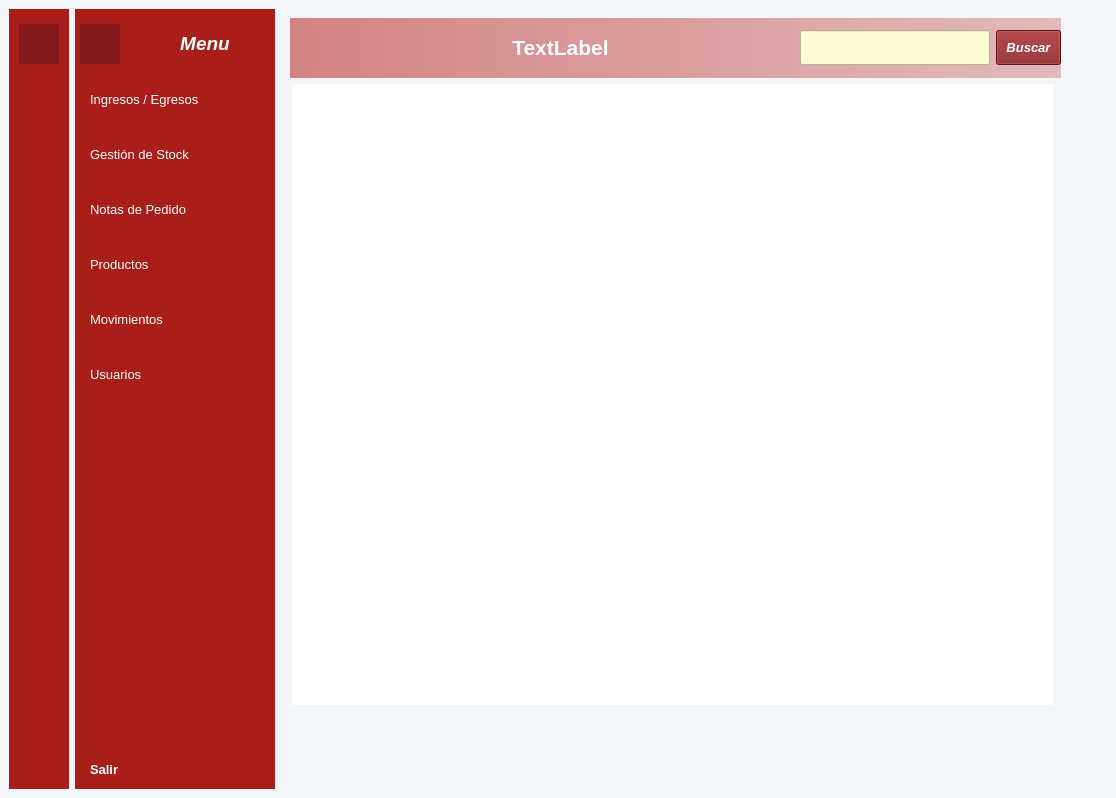
<?xml version="1.0" encoding="UTF-8"?>
<ui version="4.0">
 <class>MainWindow</class>
 <widget class="QMainWindow" name="MainWindow">
  <property name="geometry">
   <rect>
    <x>0</x>
    <y>0</y>
    <width>1116</width>
    <height>798</height>
   </rect>
  </property>
  <property name="windowTitle">
   <string>MainWindow</string>
  </property>
  <property name="styleSheet">
   <string notr="true">background-color: rgb(245, 250, 254);
background-color: rgb(244, 247, 249);</string>
  </property>
  <widget class="QWidget" name="centralwidget">
   <layout class="QGridLayout" name="gridLayout">
    <item row="0" column="1">
     <widget class="QWidget" name="icon_name_widget" native="true">
      <property name="maximumSize">
       <size>
        <width>200</width>
        <height>16777215</height>
       </size>
      </property>
      <property name="styleSheet">
       <string notr="true">QWidget{
	background-color: rgb(170, 30, 25);
	color: rgb(255, 255, 255);
}

QPushButton{
	text-align: left;
	border: none;
	padding-left: 10px;
	height: 30px
}
QPushButton:checked{
	background-color: rgb(255, 255, 255);
	color: rgb(211, 0, 0);
	font-size: 16px;
	font-weight: bold;
	border-top-left-radius: 10px;
	border-bottom-left-radius: 10px;
}
</string>
      </property>
      <layout class="QVBoxLayout" name="verticalLayout_4">
       <property name="spacing">
        <number>15</number>
       </property>
       <property name="leftMargin">
        <number>5</number>
       </property>
       <property name="topMargin">
        <number>15</number>
       </property>
       <property name="rightMargin">
        <number>0</number>
       </property>
       <property name="bottomMargin">
        <number>0</number>
       </property>
       <item>
        <layout class="QHBoxLayout" name="horizontalLayout_2">
         <item>
          <widget class="QLabel" name="label_2">
           <property name="minimumSize">
            <size>
             <width>40</width>
             <height>40</height>
            </size>
           </property>
           <property name="maximumSize">
            <size>
             <width>40</width>
             <height>40</height>
            </size>
           </property>
           <property name="styleSheet">
            <string notr="true">background-color: rgb(131, 25, 27);</string>
           </property>
           <property name="text">
            <string/>
           </property>
           <property name="pixmap">
            <pixmap resource="../../../img/resources.qrc">:/Users/modules/views/gestion_usuarios/images/user_1.png</pixmap>
           </property>
           <property name="scaledContents">
            <bool>true</bool>
           </property>
          </widget>
         </item>
         <item>
          <widget class="QLabel" name="label_3">
           <property name="font">
            <font>
             <pointsize>14</pointsize>
             <italic>true</italic>
             <bold>true</bold>
            </font>
           </property>
           <property name="styleSheet">
            <string notr="true"/>
           </property>
           <property name="text">
            <string>&lt;html&gt;&lt;head/&gt;&lt;body&gt;&lt;p align=&quot;center&quot;&gt;Menu&lt;/p&gt;&lt;/body&gt;&lt;/html&gt;</string>
           </property>
          </widget>
         </item>
        </layout>
       </item>
       <item>
        <layout class="QVBoxLayout" name="verticalLayout_2">
         <item>
          <widget class="QPushButton" name="ingresos_egresos_button">
           <property name="minimumSize">
            <size>
             <width>0</width>
             <height>40</height>
            </size>
           </property>
           <property name="maximumSize">
            <size>
             <width>16777215</width>
             <height>40</height>
            </size>
           </property>
           <property name="font">
            <font>
             <pointsize>10</pointsize>
             <bold>false</bold>
            </font>
           </property>
           <property name="cursor">
            <cursorShape>PointingHandCursor</cursorShape>
           </property>
           <property name="whatsThis">
            <string>&lt;html&gt;&lt;head/&gt;&lt;body&gt;&lt;p&gt;&lt;br/&gt;&lt;/p&gt;&lt;/body&gt;&lt;/html&gt;</string>
           </property>
           <property name="text">
            <string>Ingresos / Egresos</string>
           </property>
           <property name="icon">
            <iconset resource="../../../img/resources.qrc">
             <normaloff>:/Sidebar/modules/views/main_window/images/icono_ingresos.png</normaloff>:/Sidebar/modules/views/main_window/images/icono_ingresos.png</iconset>
           </property>
           <property name="iconSize">
            <size>
             <width>25</width>
             <height>25</height>
            </size>
           </property>
           <property name="checkable">
            <bool>true</bool>
           </property>
           <property name="autoExclusive">
            <bool>true</bool>
           </property>
          </widget>
         </item>
         <item>
          <widget class="QPushButton" name="gestion_stock_button">
           <property name="minimumSize">
            <size>
             <width>0</width>
             <height>40</height>
            </size>
           </property>
           <property name="maximumSize">
            <size>
             <width>16777215</width>
             <height>40</height>
            </size>
           </property>
           <property name="font">
            <font>
             <pointsize>10</pointsize>
             <bold>false</bold>
            </font>
           </property>
           <property name="cursor">
            <cursorShape>PointingHandCursor</cursorShape>
           </property>
           <property name="text">
            <string>Gestión de Stock</string>
           </property>
           <property name="icon">
            <iconset resource="../../../img/resources.qrc">
             <normaloff>:/Sidebar/modules/views/main_window/images/icono_gestion.png</normaloff>:/Sidebar/modules/views/main_window/images/icono_gestion.png</iconset>
           </property>
           <property name="iconSize">
            <size>
             <width>25</width>
             <height>25</height>
            </size>
           </property>
           <property name="checkable">
            <bool>true</bool>
           </property>
           <property name="autoExclusive">
            <bool>true</bool>
           </property>
          </widget>
         </item>
         <item>
          <widget class="QPushButton" name="notas_pedido_button">
           <property name="minimumSize">
            <size>
             <width>0</width>
             <height>40</height>
            </size>
           </property>
           <property name="maximumSize">
            <size>
             <width>16777215</width>
             <height>40</height>
            </size>
           </property>
           <property name="font">
            <font>
             <pointsize>10</pointsize>
             <bold>false</bold>
            </font>
           </property>
           <property name="cursor">
            <cursorShape>PointingHandCursor</cursorShape>
           </property>
           <property name="text">
            <string>Notas de Pedido</string>
           </property>
           <property name="icon">
            <iconset resource="../../../img/resources.qrc">
             <normaloff>:/Sidebar/modules/views/main_window/images/icono_nota_pedido.png</normaloff>:/Sidebar/modules/views/main_window/images/icono_nota_pedido.png</iconset>
           </property>
           <property name="iconSize">
            <size>
             <width>25</width>
             <height>25</height>
            </size>
           </property>
           <property name="checkable">
            <bool>true</bool>
           </property>
           <property name="autoExclusive">
            <bool>true</bool>
           </property>
          </widget>
         </item>
         <item>
          <widget class="QPushButton" name="productos_button">
           <property name="minimumSize">
            <size>
             <width>0</width>
             <height>40</height>
            </size>
           </property>
           <property name="maximumSize">
            <size>
             <width>16777215</width>
             <height>40</height>
            </size>
           </property>
           <property name="font">
            <font>
             <pointsize>10</pointsize>
             <bold>false</bold>
            </font>
           </property>
           <property name="cursor">
            <cursorShape>PointingHandCursor</cursorShape>
           </property>
           <property name="text">
            <string>Productos</string>
           </property>
           <property name="icon">
            <iconset resource="../../../img/resources.qrc">
             <normaloff>:/Sidebar/modules/views/main_window/images/icono_admin.png</normaloff>:/Sidebar/modules/views/main_window/images/icono_admin.png</iconset>
           </property>
           <property name="iconSize">
            <size>
             <width>25</width>
             <height>25</height>
            </size>
           </property>
           <property name="checkable">
            <bool>true</bool>
           </property>
           <property name="autoExclusive">
            <bool>true</bool>
           </property>
          </widget>
         </item>
         <item>
          <widget class="QPushButton" name="movimientos_button">
           <property name="minimumSize">
            <size>
             <width>0</width>
             <height>40</height>
            </size>
           </property>
           <property name="maximumSize">
            <size>
             <width>16777215</width>
             <height>40</height>
            </size>
           </property>
           <property name="font">
            <font>
             <pointsize>10</pointsize>
             <bold>false</bold>
            </font>
           </property>
           <property name="cursor">
            <cursorShape>PointingHandCursor</cursorShape>
           </property>
           <property name="text">
            <string>Movimientos</string>
           </property>
           <property name="icon">
            <iconset resource="../../../img/resources.qrc">
             <normaloff>:/Sidebar/modules/views/main_window/images/icono_registros.png</normaloff>:/Sidebar/modules/views/main_window/images/icono_registros.png</iconset>
           </property>
           <property name="iconSize">
            <size>
             <width>25</width>
             <height>25</height>
            </size>
           </property>
           <property name="checkable">
            <bool>true</bool>
           </property>
           <property name="autoExclusive">
            <bool>true</bool>
           </property>
          </widget>
         </item>
         <item>
          <widget class="QPushButton" name="usuarios_button">
           <property name="minimumSize">
            <size>
             <width>0</width>
             <height>40</height>
            </size>
           </property>
           <property name="maximumSize">
            <size>
             <width>16777215</width>
             <height>40</height>
            </size>
           </property>
           <property name="font">
            <font>
             <pointsize>10</pointsize>
             <bold>false</bold>
            </font>
           </property>
           <property name="cursor">
            <cursorShape>PointingHandCursor</cursorShape>
           </property>
           <property name="text">
            <string>Usuarios</string>
           </property>
           <property name="icon">
            <iconset resource="../../../img/resources.qrc">
             <normaloff>:/Sidebar/modules/views/main_window/images/icono_usuarios.png</normaloff>:/Sidebar/modules/views/main_window/images/icono_usuarios.png</iconset>
           </property>
           <property name="iconSize">
            <size>
             <width>25</width>
             <height>25</height>
            </size>
           </property>
           <property name="checkable">
            <bool>true</bool>
           </property>
           <property name="autoExclusive">
            <bool>true</bool>
           </property>
          </widget>
         </item>
        </layout>
       </item>
       <item>
        <spacer name="verticalSpacer_2">
         <property name="orientation">
          <enum>Qt::Vertical</enum>
         </property>
         <property name="sizeHint" stdset="0">
          <size>
           <width>20</width>
           <height>358</height>
          </size>
         </property>
        </spacer>
       </item>
       <item>
        <widget class="QPushButton" name="salir_button">
         <property name="minimumSize">
          <size>
           <width>0</width>
           <height>40</height>
          </size>
         </property>
         <property name="maximumSize">
          <size>
           <width>16777215</width>
           <height>40</height>
          </size>
         </property>
         <property name="font">
          <font>
           <pointsize>10</pointsize>
           <bold>true</bold>
          </font>
         </property>
         <property name="cursor">
          <cursorShape>PointingHandCursor</cursorShape>
         </property>
         <property name="text">
          <string>Salir</string>
         </property>
         <property name="icon">
          <iconset resource="../../../img/resources.qrc">
           <normaloff>:/Sidebar/modules/views/main_window/images/cerrar.png</normaloff>:/Sidebar/modules/views/main_window/images/cerrar.png</iconset>
         </property>
         <property name="iconSize">
          <size>
           <width>25</width>
           <height>25</height>
          </size>
         </property>
         <property name="checkable">
          <bool>true</bool>
         </property>
         <property name="autoExclusive">
          <bool>true</bool>
         </property>
        </widget>
       </item>
      </layout>
     </widget>
    </item>
    <item row="0" column="2">
     <widget class="QWidget" name="main_menu_widget" native="true">
      <property name="styleSheet">
       <string notr="true">background-color: rgb(244, 247, 249);</string>
      </property>
      <widget class="QWidget" name="navbar_widget" native="true">
       <property name="geometry">
        <rect>
         <x>9</x>
         <y>9</y>
         <width>771</width>
         <height>60</height>
        </rect>
       </property>
       <property name="styleSheet">
        <string notr="true">QWidget{
	
	background-color: qlineargradient(spread:pad, x1:0, y1:0, x2:1, y2:0, stop:0  rgb(212, 131, 131), stop:1 rgb(225, 186, 187));
	color: rgb(255, 255, 255);
}</string>
       </property>
       <layout class="QHBoxLayout" name="horizontalLayout_3">
        <item>
         <layout class="QHBoxLayout" name="horizontalLayout">
          <item>
           <widget class="QPushButton" name="menu_button">
            <property name="minimumSize">
             <size>
              <width>0</width>
              <height>30</height>
             </size>
            </property>
            <property name="maximumSize">
             <size>
              <width>30</width>
              <height>30</height>
             </size>
            </property>
            <property name="cursor">
             <cursorShape>PointingHandCursor</cursorShape>
            </property>
            <property name="styleSheet">
             <string notr="true">color: rgb(117, 25, 25);
background-color: rgb(212, 131, 131);
border: none;</string>
            </property>
            <property name="text">
             <string/>
            </property>
            <property name="icon">
             <iconset resource="../../../img/resources.qrc">
              <normaloff>:/Sidebar/modules/views/main_window/images/menu.png</normaloff>:/Sidebar/modules/views/main_window/images/menu.png</iconset>
            </property>
            <property name="iconSize">
             <size>
              <width>30</width>
              <height>30</height>
             </size>
            </property>
            <property name="checkable">
             <bool>true</bool>
            </property>
           </widget>
          </item>
          <item>
           <spacer name="horizontalSpacer_3">
            <property name="orientation">
             <enum>Qt::Horizontal</enum>
            </property>
            <property name="sizeHint" stdset="0">
             <size>
              <width>44</width>
              <height>20</height>
             </size>
            </property>
           </spacer>
          </item>
          <item>
           <widget class="QLabel" name="header_title">
            <property name="styleSheet">
             <string notr="true">background-color: none;</string>
            </property>
            <property name="text">
             <string>&lt;html&gt;&lt;head/&gt;&lt;body&gt;&lt;p align=&quot;center&quot;&gt;&lt;span style=&quot; font-size:16pt; font-weight:700; color:#ffffff;&quot;&gt;TextLabel&lt;/span&gt;&lt;/p&gt;&lt;/body&gt;&lt;/html&gt;</string>
            </property>
           </widget>
          </item>
          <item>
           <spacer name="horizontalSpacer_4">
            <property name="orientation">
             <enum>Qt::Horizontal</enum>
            </property>
            <property name="sizeHint" stdset="0">
             <size>
              <width>44</width>
              <height>20</height>
             </size>
            </property>
           </spacer>
          </item>
          <item>
           <widget class="QLineEdit" name="search_input">
            <property name="minimumSize">
             <size>
              <width>190</width>
              <height>35</height>
             </size>
            </property>
            <property name="maximumSize">
             <size>
              <width>190</width>
              <height>35</height>
             </size>
            </property>
            <property name="styleSheet">
             <string notr="true">background-color: rgb(255, 251, 212);</string>
            </property>
           </widget>
          </item>
          <item>
           <widget class="QPushButton" name="search_button">
            <property name="minimumSize">
             <size>
              <width>65</width>
              <height>35</height>
             </size>
            </property>
            <property name="maximumSize">
             <size>
              <width>65</width>
              <height>35</height>
             </size>
            </property>
            <property name="font">
             <font>
              <family>Segoe UI</family>
              <pointsize>10</pointsize>
              <italic>true</italic>
              <bold>true</bold>
             </font>
            </property>
            <property name="cursor">
             <cursorShape>PointingHandCursor</cursorShape>
            </property>
            <property name="styleSheet">
             <string notr="true">background-color: rgb(131, 25, 27);
font: 700 italic 10pt &quot;Segoe UI&quot;;</string>
            </property>
            <property name="text">
             <string>Buscar</string>
            </property>
           </widget>
          </item>
         </layout>
        </item>
       </layout>
      </widget>
      <widget class="QStackedWidget" name="main_widget">
       <property name="geometry">
        <rect>
         <x>11</x>
         <y>75</y>
         <width>761</width>
         <height>621</height>
        </rect>
       </property>
       <property name="styleSheet">
        <string notr="true">background-color: rgb(255, 255, 255);</string>
       </property>
       <widget class="QWidget" name="main_widgetPage1_2"/>
      </widget>
      <widget class="QWidget" name="bottombar_widget" native="true">
       <property name="geometry">
        <rect>
         <x>9</x>
         <y>707</y>
         <width>761</width>
         <height>71</height>
        </rect>
       </property>
       <property name="styleSheet">
        <string notr="true">QWidget{
	background-color: qlineargradient(spread:pad, x1:0, y1:0, x2:1, y2:0, stop:0  rgb(212, 131, 131), stop:1 rgb(225, 186, 187));
	
	color: rgb(255, 255, 255);
}

border-radius: 5px;</string>
       </property>
       <layout class="QHBoxLayout" name="horizontalLayout_6">
        <item>
         <layout class="QHBoxLayout" name="horizontalLayout_5"/>
        </item>
       </layout>
      </widget>
     </widget>
    </item>
    <item row="0" column="0">
     <widget class="QWidget" name="icon_only_widget" native="true">
      <property name="maximumSize">
       <size>
        <width>60</width>
        <height>16777215</height>
       </size>
      </property>
      <property name="styleSheet">
       <string notr="true">QWidget{
	background-color: rgb(170, 30, 25);
	
	color: rgb(255, 255, 255);
}
QPushButton{
 border: none;
}
QPushButton:checked{
	background-color: rgb(255, 255, 255);
	color: rgb(211, 0, 0);
	font-size: 16px;
	border-radius: 10px;
}
</string>
      </property>
      <layout class="QVBoxLayout" name="verticalLayout_3">
       <property name="spacing">
        <number>15</number>
       </property>
       <property name="leftMargin">
        <number>0</number>
       </property>
       <property name="topMargin">
        <number>15</number>
       </property>
       <property name="rightMargin">
        <number>0</number>
       </property>
       <property name="bottomMargin">
        <number>0</number>
       </property>
       <item>
        <layout class="QHBoxLayout" name="horizontalLayout_4">
         <item>
          <widget class="QLabel" name="perfil_icon_min">
           <property name="minimumSize">
            <size>
             <width>40</width>
             <height>40</height>
            </size>
           </property>
           <property name="maximumSize">
            <size>
             <width>40</width>
             <height>40</height>
            </size>
           </property>
           <property name="styleSheet">
            <string notr="true">background-color: rgb(131, 25, 27);
border-radius: 50%;</string>
           </property>
           <property name="text">
            <string/>
           </property>
           <property name="pixmap">
            <pixmap resource="../../../img/resources.qrc">:/Users/modules/views/gestion_usuarios/images/user_1.png</pixmap>
           </property>
           <property name="scaledContents">
            <bool>true</bool>
           </property>
           <property name="alignment">
            <set>Qt::AlignCenter</set>
           </property>
          </widget>
         </item>
        </layout>
       </item>
       <item>
        <layout class="QVBoxLayout" name="verticalLayout">
         <item>
          <widget class="QPushButton" name="ingresos_egresos_button_min">
           <property name="minimumSize">
            <size>
             <width>0</width>
             <height>40</height>
            </size>
           </property>
           <property name="maximumSize">
            <size>
             <width>16777215</width>
             <height>40</height>
            </size>
           </property>
           <property name="cursor">
            <cursorShape>PointingHandCursor</cursorShape>
           </property>
           <property name="text">
            <string/>
           </property>
           <property name="icon">
            <iconset resource="../../../img/resources.qrc">
             <normaloff>:/Sidebar/modules/views/main_window/images/icono_ingresos.png</normaloff>:/Sidebar/modules/views/main_window/images/icono_ingresos.png</iconset>
           </property>
           <property name="iconSize">
            <size>
             <width>30</width>
             <height>30</height>
            </size>
           </property>
           <property name="checkable">
            <bool>true</bool>
           </property>
           <property name="autoExclusive">
            <bool>true</bool>
           </property>
          </widget>
         </item>
         <item>
          <widget class="QPushButton" name="gestion_stock_button_min">
           <property name="minimumSize">
            <size>
             <width>0</width>
             <height>40</height>
            </size>
           </property>
           <property name="maximumSize">
            <size>
             <width>16777215</width>
             <height>40</height>
            </size>
           </property>
           <property name="cursor">
            <cursorShape>PointingHandCursor</cursorShape>
           </property>
           <property name="text">
            <string/>
           </property>
           <property name="icon">
            <iconset resource="../../../img/resources.qrc">
             <normaloff>:/Sidebar/modules/views/main_window/images/icono_gestion.png</normaloff>:/Sidebar/modules/views/main_window/images/icono_gestion.png</iconset>
           </property>
           <property name="iconSize">
            <size>
             <width>30</width>
             <height>30</height>
            </size>
           </property>
           <property name="checkable">
            <bool>true</bool>
           </property>
           <property name="autoExclusive">
            <bool>true</bool>
           </property>
          </widget>
         </item>
         <item>
          <widget class="QPushButton" name="notas_pedido_button_min">
           <property name="minimumSize">
            <size>
             <width>0</width>
             <height>40</height>
            </size>
           </property>
           <property name="maximumSize">
            <size>
             <width>16777215</width>
             <height>40</height>
            </size>
           </property>
           <property name="cursor">
            <cursorShape>PointingHandCursor</cursorShape>
           </property>
           <property name="text">
            <string/>
           </property>
           <property name="icon">
            <iconset resource="../../../img/resources.qrc">
             <normaloff>:/Sidebar/modules/views/main_window/images/icono_nota_pedido.png</normaloff>:/Sidebar/modules/views/main_window/images/icono_nota_pedido.png</iconset>
           </property>
           <property name="iconSize">
            <size>
             <width>30</width>
             <height>30</height>
            </size>
           </property>
           <property name="checkable">
            <bool>true</bool>
           </property>
           <property name="autoExclusive">
            <bool>true</bool>
           </property>
          </widget>
         </item>
         <item>
          <widget class="QPushButton" name="productos_button_min">
           <property name="minimumSize">
            <size>
             <width>0</width>
             <height>40</height>
            </size>
           </property>
           <property name="maximumSize">
            <size>
             <width>16777215</width>
             <height>40</height>
            </size>
           </property>
           <property name="cursor">
            <cursorShape>PointingHandCursor</cursorShape>
           </property>
           <property name="text">
            <string/>
           </property>
           <property name="icon">
            <iconset resource="../../../img/resources.qrc">
             <normaloff>:/Sidebar/modules/views/main_window/images/icono_admin.png</normaloff>:/Sidebar/modules/views/main_window/images/icono_admin.png</iconset>
           </property>
           <property name="iconSize">
            <size>
             <width>30</width>
             <height>30</height>
            </size>
           </property>
           <property name="checkable">
            <bool>true</bool>
           </property>
           <property name="autoExclusive">
            <bool>true</bool>
           </property>
          </widget>
         </item>
         <item>
          <widget class="QPushButton" name="movimientos_button_min">
           <property name="minimumSize">
            <size>
             <width>0</width>
             <height>40</height>
            </size>
           </property>
           <property name="maximumSize">
            <size>
             <width>16777215</width>
             <height>40</height>
            </size>
           </property>
           <property name="cursor">
            <cursorShape>PointingHandCursor</cursorShape>
           </property>
           <property name="text">
            <string/>
           </property>
           <property name="icon">
            <iconset resource="../../../img/resources.qrc">
             <normaloff>:/Sidebar/modules/views/main_window/images/icono_registros.png</normaloff>:/Sidebar/modules/views/main_window/images/icono_registros.png</iconset>
           </property>
           <property name="iconSize">
            <size>
             <width>30</width>
             <height>30</height>
            </size>
           </property>
           <property name="checkable">
            <bool>true</bool>
           </property>
           <property name="autoExclusive">
            <bool>true</bool>
           </property>
          </widget>
         </item>
         <item>
          <widget class="QPushButton" name="usuarios_button_min">
           <property name="minimumSize">
            <size>
             <width>0</width>
             <height>40</height>
            </size>
           </property>
           <property name="maximumSize">
            <size>
             <width>16777215</width>
             <height>40</height>
            </size>
           </property>
           <property name="cursor">
            <cursorShape>PointingHandCursor</cursorShape>
           </property>
           <property name="text">
            <string/>
           </property>
           <property name="icon">
            <iconset resource="../../../img/resources.qrc">
             <normaloff>:/Sidebar/modules/views/main_window/images/icono_usuarios.png</normaloff>:/Sidebar/modules/views/main_window/images/icono_usuarios.png</iconset>
           </property>
           <property name="iconSize">
            <size>
             <width>30</width>
             <height>30</height>
            </size>
           </property>
           <property name="checkable">
            <bool>true</bool>
           </property>
           <property name="autoExclusive">
            <bool>true</bool>
           </property>
          </widget>
         </item>
        </layout>
       </item>
       <item>
        <spacer name="verticalSpacer">
         <property name="orientation">
          <enum>Qt::Vertical</enum>
         </property>
         <property name="sizeHint" stdset="0">
          <size>
           <width>20</width>
           <height>363</height>
          </size>
         </property>
        </spacer>
       </item>
       <item>
        <widget class="QPushButton" name="salir_button_min">
         <property name="minimumSize">
          <size>
           <width>0</width>
           <height>40</height>
          </size>
         </property>
         <property name="maximumSize">
          <size>
           <width>16777215</width>
           <height>40</height>
          </size>
         </property>
         <property name="cursor">
          <cursorShape>PointingHandCursor</cursorShape>
         </property>
         <property name="text">
          <string/>
         </property>
         <property name="icon">
          <iconset resource="../../../img/resources.qrc">
           <normaloff>:/Sidebar/modules/views/main_window/images/cerrar.png</normaloff>:/Sidebar/modules/views/main_window/images/cerrar.png</iconset>
         </property>
         <property name="iconSize">
          <size>
           <width>35</width>
           <height>35</height>
          </size>
         </property>
         <property name="checkable">
          <bool>true</bool>
         </property>
         <property name="autoExclusive">
          <bool>true</bool>
         </property>
        </widget>
       </item>
      </layout>
     </widget>
    </item>
   </layout>
  </widget>
 </widget>
 <resources>
  <include location="../../../img/resources.qrc"/>
 </resources>
 <connections>
  <connection>
   <sender>menu_button</sender>
   <signal>toggled(bool)</signal>
   <receiver>icon_only_widget</receiver>
   <slot>setHidden(bool)</slot>
   <hints>
    <hint type="sourcelabel">
     <x>308</x>
     <y>63</y>
    </hint>
    <hint type="destinationlabel">
     <x>49</x>
     <y>470</y>
    </hint>
   </hints>
  </connection>
  <connection>
   <sender>menu_button</sender>
   <signal>toggled(bool)</signal>
   <receiver>icon_name_widget</receiver>
   <slot>setVisible(bool)</slot>
   <hints>
    <hint type="sourcelabel">
     <x>319</x>
     <y>72</y>
    </hint>
    <hint type="destinationlabel">
     <x>264</x>
     <y>425</y>
    </hint>
   </hints>
  </connection>
  <connection>
   <sender>usuarios_button_min</sender>
   <signal>toggled(bool)</signal>
   <receiver>usuarios_button</receiver>
   <slot>setChecked(bool)</slot>
   <hints>
    <hint type="sourcelabel">
     <x>36</x>
     <y>332</y>
    </hint>
    <hint type="destinationlabel">
     <x>85</x>
     <y>334</y>
    </hint>
   </hints>
  </connection>
  <connection>
   <sender>movimientos_button_min</sender>
   <signal>toggled(bool)</signal>
   <receiver>movimientos_button</receiver>
   <slot>setChecked(bool)</slot>
   <hints>
    <hint type="sourcelabel">
     <x>38</x>
     <y>281</y>
    </hint>
    <hint type="destinationlabel">
     <x>81</x>
     <y>286</y>
    </hint>
   </hints>
  </connection>
  <connection>
   <sender>productos_button_min</sender>
   <signal>toggled(bool)</signal>
   <receiver>productos_button</receiver>
   <slot>setChecked(bool)</slot>
   <hints>
    <hint type="sourcelabel">
     <x>34</x>
     <y>234</y>
    </hint>
    <hint type="destinationlabel">
     <x>89</x>
     <y>241</y>
    </hint>
   </hints>
  </connection>
  <connection>
   <sender>notas_pedido_button_min</sender>
   <signal>toggled(bool)</signal>
   <receiver>notas_pedido_button</receiver>
   <slot>setChecked(bool)</slot>
   <hints>
    <hint type="sourcelabel">
     <x>36</x>
     <y>190</y>
    </hint>
    <hint type="destinationlabel">
     <x>85</x>
     <y>193</y>
    </hint>
   </hints>
  </connection>
  <connection>
   <sender>gestion_stock_button_min</sender>
   <signal>toggled(bool)</signal>
   <receiver>gestion_stock_button</receiver>
   <slot>setChecked(bool)</slot>
   <hints>
    <hint type="sourcelabel">
     <x>43</x>
     <y>147</y>
    </hint>
    <hint type="destinationlabel">
     <x>84</x>
     <y>143</y>
    </hint>
   </hints>
  </connection>
  <connection>
   <sender>ingresos_egresos_button_min</sender>
   <signal>toggled(bool)</signal>
   <receiver>ingresos_egresos_button</receiver>
   <slot>setChecked(bool)</slot>
   <hints>
    <hint type="sourcelabel">
     <x>41</x>
     <y>100</y>
    </hint>
    <hint type="destinationlabel">
     <x>90</x>
     <y>102</y>
    </hint>
   </hints>
  </connection>
  <connection>
   <sender>ingresos_egresos_button</sender>
   <signal>toggled(bool)</signal>
   <receiver>ingresos_egresos_button_min</receiver>
   <slot>setChecked(bool)</slot>
   <hints>
    <hint type="sourcelabel">
     <x>76</x>
     <y>85</y>
    </hint>
    <hint type="destinationlabel">
     <x>38</x>
     <y>85</y>
    </hint>
   </hints>
  </connection>
  <connection>
   <sender>gestion_stock_button</sender>
   <signal>toggled(bool)</signal>
   <receiver>gestion_stock_button_min</receiver>
   <slot>setChecked(bool)</slot>
   <hints>
    <hint type="sourcelabel">
     <x>77</x>
     <y>157</y>
    </hint>
    <hint type="destinationlabel">
     <x>45</x>
     <y>157</y>
    </hint>
   </hints>
  </connection>
  <connection>
   <sender>notas_pedido_button</sender>
   <signal>toggled(bool)</signal>
   <receiver>notas_pedido_button_min</receiver>
   <slot>setChecked(bool)</slot>
   <hints>
    <hint type="sourcelabel">
     <x>81</x>
     <y>202</y>
    </hint>
    <hint type="destinationlabel">
     <x>32</x>
     <y>202</y>
    </hint>
   </hints>
  </connection>
  <connection>
   <sender>productos_button</sender>
   <signal>toggled(bool)</signal>
   <receiver>productos_button_min</receiver>
   <slot>setChecked(bool)</slot>
   <hints>
    <hint type="sourcelabel">
     <x>80</x>
     <y>250</y>
    </hint>
    <hint type="destinationlabel">
     <x>45</x>
     <y>239</y>
    </hint>
   </hints>
  </connection>
  <connection>
   <sender>movimientos_button</sender>
   <signal>toggled(bool)</signal>
   <receiver>movimientos_button_min</receiver>
   <slot>setChecked(bool)</slot>
   <hints>
    <hint type="sourcelabel">
     <x>72</x>
     <y>288</y>
    </hint>
    <hint type="destinationlabel">
     <x>42</x>
     <y>281</y>
    </hint>
   </hints>
  </connection>
  <connection>
   <sender>usuarios_button</sender>
   <signal>toggled(bool)</signal>
   <receiver>usuarios_button_min</receiver>
   <slot>setChecked(bool)</slot>
   <hints>
    <hint type="sourcelabel">
     <x>87</x>
     <y>319</y>
    </hint>
    <hint type="destinationlabel">
     <x>11</x>
     <y>319</y>
    </hint>
   </hints>
  </connection>
 </connections>
</ui>
